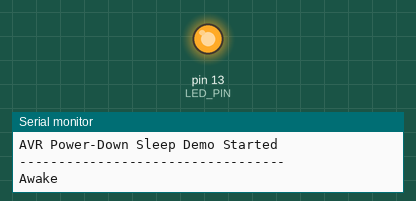
A sketch run on a simulated Arduino Uno, built with avr-gcc and run on an emulated ATmega328P. Parts: output pins drawn as LEDs (lit = HIGH), the last lines printed to the serial monitor. Sleep ends after the set time or at an interrupt.

Above: at 1.0 s.
At 5.6 s:
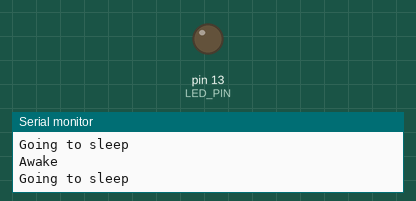
Timing chart, 0 to 7.1 s (numbered marks = the images above):
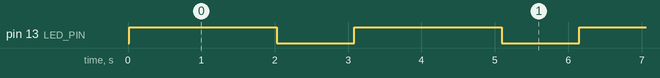

Measured:
- by itself, pin 13 (LED_PIN): alternates HIGH for 2.0 s and LOW for 1.1 s

The sketch:

lowPower_nano.ino
```cpp
/*
  AVR Arduino - Sleep with Timer Wake Template

  This code demonstrates a basic sleep/wake cycle:
  - Wakes up and turns LED on for 2 seconds
  - Goes to power-down sleep for ~5 seconds using Watchdog Timer
  - Repeats indefinitely

  Hardware: Arduino Nano, Uno, or any ATmega328P board
  Library Required: NONE - uses built-in AVR sleep functions

  Note: Watchdog timer has limited time options (8s max per cycle).
        For exact 5 seconds, we'll wake at 4s intervals.
*/

#include <avr/sleep.h>
#include <avr/wdt.h>

// LED pin (built-in LED on most AVR boards)
#define LED_PIN 13

// Timing constants
#define AWAKE_TIME 2000  // 2 seconds awake

// Watchdog interrupt flag
volatile bool watchdogFlag = false;

void setup() {
  // Initialize serial communication
  Serial.begin(9600);
  while (!Serial && millis() < 3000); // Wait for serial or timeout

  // Configure LED pin as output
  pinMode(LED_PIN, OUTPUT);
  digitalWrite(LED_PIN, LOW);

  // Disable watchdog on startup (in case of previous reset)
  MCUSR = 0;
  wdt_disable();

  Serial.println("AVR Power-Down Sleep Demo Started");
  Serial.println("----------------------------------");
}

void loop() {
  // ===== AWAKE PERIOD =====
  Serial.println("Awake");

  // Turn LED on
  digitalWrite(LED_PIN, HIGH);

  // Stay awake for 2 seconds
  delay(AWAKE_TIME);

  // ===== SLEEP PERIOD =====
  Serial.println("Going to sleep");
  Serial.flush(); // Ensure message is sent before sleeping

  // Turn LED off
  digitalWrite(LED_PIN, LOW);

  // Sleep for approximately 5 seconds using watchdog timer
  // (8s + 1s = closest we can get to 5s with WDT intervals)
  sleepWithWatchdog(WDTO_4S); // 4 seconds
  delay(10); // Small delay for stability
  sleepWithWatchdog(WDTO_1S); // 1 second (total ~5s)

  // After sleep, code continues here and loops back
}

// Watchdog Interrupt Service Routine
ISR(WDT_vect) {
  watchdogFlag = true; // Set flag when watchdog times out
}

// Function to enter sleep mode with watchdog timer wake
void sleepWithWatchdog(int timerPrescaler) {
  // Clear watchdog flag
  watchdogFlag = false;

  // Set up watchdog timer for interrupt (not reset)
  MCUSR &= ~(1 << WDRF);                     // Clear watchdog reset flag
  WDTCSR |= (1 << WDCE) | (1 << WDE);        // Enable watchdog change
  WDTCSR = (1 << WDIE) | timerPrescaler;     // Enable interrupt, set prescaler
  wdt_reset();                                // Reset watchdog timer

  // Configure sleep mode
  set_sleep_mode(SLEEP_MODE_PWR_DOWN);  // Deepest sleep
  sleep_enable();                        // Enable sleep mode

  // Disable ADC to save power
  ADCSRA &= ~(1 << ADEN);

  // Enter sleep mode
  sleep_mode();

  // ===== CPU SLEEPS HERE =====
  // Wakes up when watchdog timer expires

  // After wake, disable sleep
  sleep_disable();

  // Re-enable ADC
  ADCSRA |= (1 << ADEN);

  // Disable watchdog
  wdt_disable();
}
```
